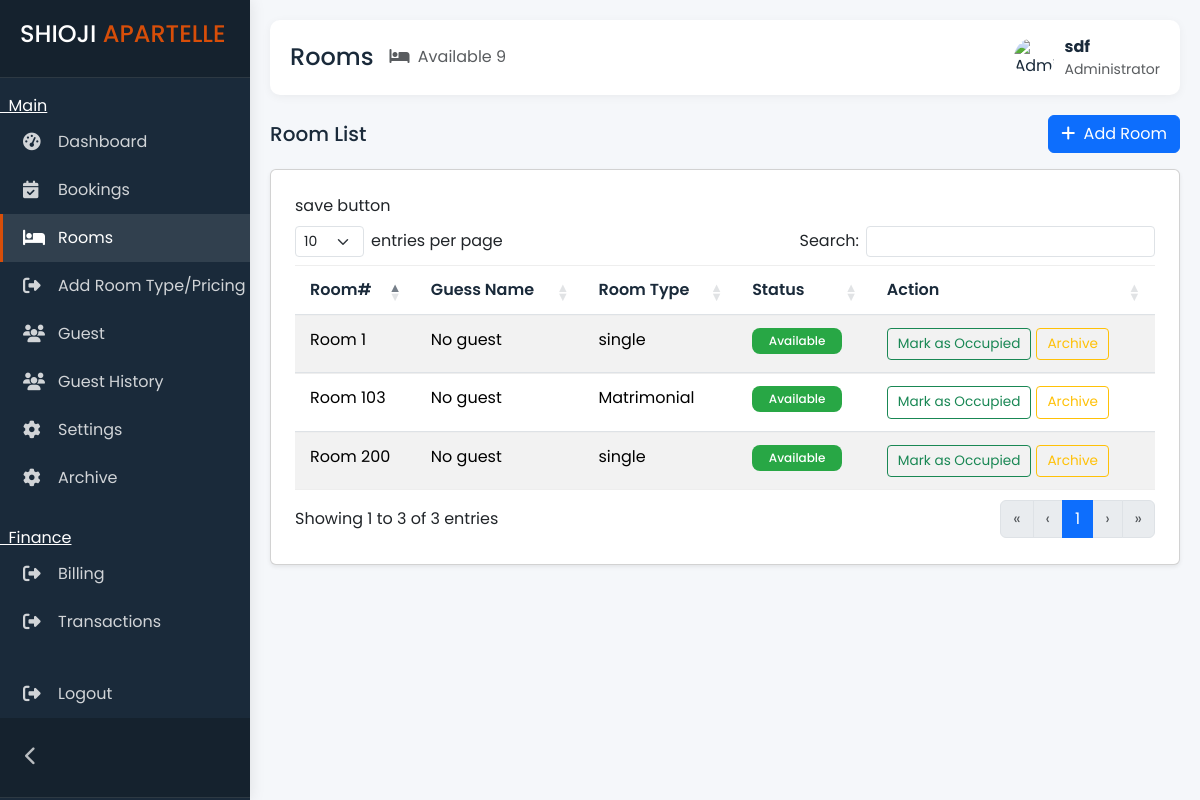
Screenshot of /admin/rooms.php (signed in) with the database file from the repository.
### tables this page shows
CREATE TABLE `rooms` (
  `room_id` int(11) NOT NULL,
  `guest_id` int(11) DEFAULT NULL,
  `room_type_id` int(10) NOT NULL,
  `status` enum('available','occupied') NOT NULL,
  `archive` enum('yes','no') NOT NULL DEFAULT 'no'
);

CREATE TABLE `room_types` (
  `room_type_id` int(11) NOT NULL,
  `type` varchar(200) NOT NULL,
  `price` double(10,2) NOT NULL DEFAULT 0.00,
  `created_at` timestamp NOT NULL DEFAULT current_timestamp(),
  `archive` enum('yes','no') NOT NULL DEFAULT 'no'
);

### admin/rooms.php (the view, shortened to what this page needs)
<!DOCTYPE html>
<html lang="en">
<?php include 'head.php'; ?>
<body>
    <?php include 'sidebar.php'; ?>
    <div class="main-content">
        <div class="topbar">
            <div class="topbar-left">
                <div class="d-flex align-items-center">
                    <h4 class="mb-0">Rooms</h4>
                    <div class="ms-3 text-muted d-none d-md-block">
                        <i class="fas fa-bed me-1"></i>
                        <span id="currentDate">Available 9</span>
                    </div>
                </div>
            </div>
            <div class="user-info">
                <img src="https://www.w3schools.com/howto/img_avatar.png" alt="Admin Avatar" class="rounded-circle" width="40" height="40">
                <div>
                    <div class="fw-bold">
                        <?php echo $_SESSION['admin_name']; ?>
                    </div>
                    <div class="text-muted small">Administrator</div>
                </div>
            </div>
        </div>
        <div class="d-flex justify-content-between align-items-center mb-3">
            <h5 class="mb-0">Room List</h5>
            <button class="btn btn-primary" data-bs-toggle="modal" data-bs-target="#addRoomModal">
                <i class="fas fa-plus me-1"></i> Add Room
            </button>
        </div>
        <div class="room-content">
            <div class="card shadow-sm p-4">
                <table id="myTable" class="table table-striped">
                    <thead>
                        <tr>
                            <th>Room#</th>
                            <th>Guess Name</th>
                            <th>Room Type</th>
                            <th>Status</th>
                            <th>Action</th>
                        </tr>
                    </thead>
                    <tbody>
                        <?php
                        include '../connect.php';
                        $sql = "SELECT rooms.room_id, rooms.status, guests.first_name, guests.last_name, room_types.type
        FROM rooms
        LEFT JOIN guests ON rooms.guest_id = guests.guest_id
        LEFT JOIN room_types ON rooms.room_type_id = room_types.room_type_id
        WHERE rooms.archive = 'no'";
                        $result = $conn->query($sql);
                        while ($row = $result->fetch_assoc()) {
                            echo "<tr>";
                            echo "<td>Room " . htmlspecialchars($row['room_id']) . "</td>";
                            $firstName = $row['first_name'] ?? '';
                            $lastName = $row['last_name'] ?? '';
                            $fullName = trim($firstName . ' ' . $lastName);
                            echo "<td>" . htmlspecialchars($fullName ?: 'No guest') . "</td>";
                            echo "<td>" . htmlspecialchars($row['type'] ?? 'N/A') . "</td>";
                            $status = $row['status'] === 'occupied' ? 'Occupied' : 'Available';
                            $badgeClass = $row['status'] === 'occupied' ? 'status-confirmed' : 'status-available';
                            echo "<td><span class='status-badge $badgeClass'>" . htmlspecialchars($status) . "</span></td>";
                            echo "<td>";
                            if ($row['status'] === 'occupied') {
                            } else {
                                echo '<button type="button"
                class="btn btn-sm btn-outline-success btn-action occupy-btn"
                data-bs-toggle="modal"
                data-bs-target="#occupyModal"
                data-room-id="' . htmlspecialchars($row['room_id']) . '">
                Mark as Occupied
          </button>';
                                echo '<form action="" method="POST" style="display:inline-block; margin-left:5px;"
            onsubmit="return confirm(\'Are you sure you want to Archive this room?\');">
            <input type="hidden" name="room_id" value="' . htmlspecialchars($row['room_id']) . '">
            <button type="submit" name="archive" class="btn btn-sm btn-outline-warning btn-action">Archive</button>
        </form>';
                            }
                            echo "</td>";
                            echo "</tr>";
                        }
                        ?>
                    </tbody>
                </table>
            </div>
        </div>
    </div>
</body>
</html>

### admin/style.css (style rules this page uses)
:root { --primary: #2a5d8a; --secondary: #e9b44c; --accent: #d74e09; --light: #f8f9fa; --dark: #1a2a3a; --gray: #6c757d; --sidebar-width: 250px; --sidebar-collapsed-width: 70px; --success: #4cc9f0; --danger: #e63946; --warning: #fca311; --border: #e0e0e0; --card-shadow: 0 4px 6px rgba(0, 0, 0, 0.05); --transition: all 0.3s ease; }
* { margin: 0; padding: 0; box-sizing: border-box; }
body { font-family: "Poppins", sans-serif; background-color: #f5f7fa; color: var(--dark); overflow-x: hidden; transition: all 0.3s; }
.main-content { margin-left: var(--sidebar-width); padding: 20px; transition: all 0.3s; min-height: 100vh; }
.topbar { display: flex; justify-content: space-between; align-items: center; padding: 15px 20px; background: white; border-radius: 10px; box-shadow: 0 2px 10px rgba(0, 0, 0, 0.05); margin-bottom: 20px; }
.topbar-left { display: flex; align-items: center; gap: 15px; }
.user-info { display: flex; align-items: center; }
.user-info img { width: 40px; height: 40px; border-radius: 50%; margin-right: 10px; object-fit: cover; }
.table { border-collapse: separate; border-spacing: 0; }
.table th { background: var(--light); padding: 12px 15px; font-weight: 600; color: var(--dark); border-top: 1px solid #eee; }
.table td { padding: 12px 15px; border-top: 1px solid #eee; }
.table tr:last-child td { border-bottom: 1px solid #eee; }
.status-badge { padding: 5px 10px; border-radius: 20px; font-size: 0.8rem; font-weight: 500; display: inline-block; width: 90px; text-align: center; }
.btn-action { padding: 5px 10px; font-size: 0.85rem; border-radius: 4px; }

### admin/rooms.php (style rules this page uses)
.status-badge { padding: 4px 8px; border-radius: 8px; font-size: 12px; color: white; }
.status-available { background-color: #28a745; }

### rows the page displays
rooms: room_id "1", fullName "No guest", room_type.type "single", status "Available"
rooms: room_id "103", fullName "No guest", room_type.type "Matrimonial", status "Available"
rooms: room_id "200", fullName "No guest", room_type.type "single", status "Available"

### other values shown
$_SESSION['admin_name'] "sdf"
